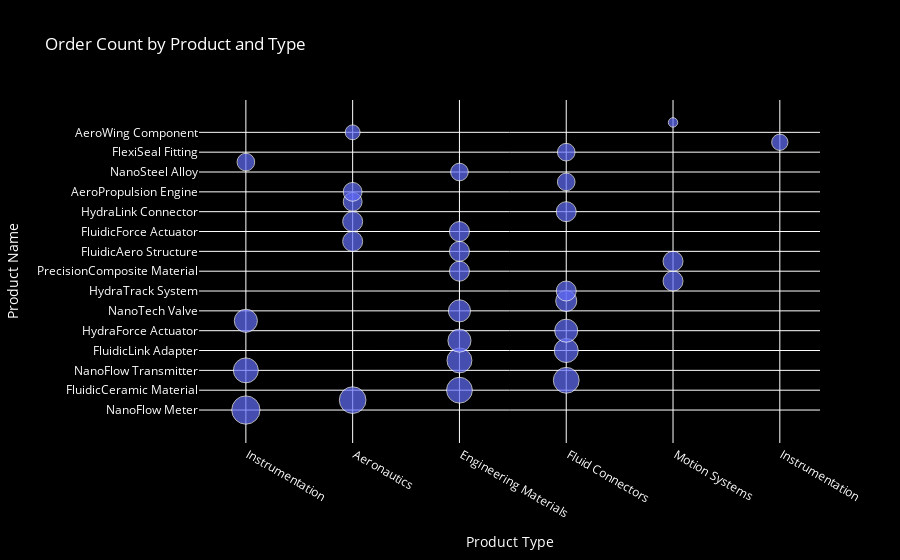

Here is the notebook cell this chart was saved with:
### Code cell
fig = px.scatter(df, x='productType', y='productName', size='orderCount',
                 title='Order Count by Product and Type', hover_name='productName')
fig.update_layout(
    xaxis=dict(title='Product Type'),
    yaxis=dict(title='Product Name'),
    plot_bgcolor='black',   # Background color of the plot area
    paper_bgcolor='black',  # Background color of the chart area
    font=dict(color='white')  # Font color
)

fig.show()

### Figure 1 — Plotly figure (JSON) as saved in the notebook; plotly's stock layout.template omitted (floating-point values rounded to 4 significant figures)
{"data": [{"hovertemplate": "<b>%{hovertext}</b><br><br>productType=%{x}<br>productName=%{y}<br>orderCount=%{marker.size}<extra></extra>", "hovertext": ["NanoFlow Meter", "AeroRotor Blade", "FluidicCeramic Material", "HydraPulse Joint", "NanoFlow Transmitter", "FlexiRotor Blade", "FluidicLink Adapter", "FlexiFrame Fuselage", "HydraForce Actuator", "MotionSync Transmitter", "NanoTech Valve", "FlexiSeal Connector", "HydraTrack System", "NanoGlide Mechanism", "PrecisionComposite Material", "AeroMotion Actuator", "FluidicAero Structure", "NanoAero Winglet", "FluidicForce Actuator", "AeroGauge Indicator", "HydraLink Connector", "AeroPolymer Alloy", "AeroPropulsion Engine", "FlexiGrip Coupling", "NanoSteel Alloy", "PrecisionFlow Adapter", "FlexiSeal Fitting", "NanoProbe Analyzer", "AeroWing Component", "MotionMate Mechanism"], "legendgroup": "", "marker": {"color": "#636efa", "size": [18, 16, 15, 15, 14, 14, 13, 12, 12, 12, 11, 10, 9, 9, 9, 9, 9, 9, 9, 9, 9, 8, 8, 7, 7, 7, 7, 6, 5, 2], "sizemode": "area", "sizeref": 0.045, "symbol": "circle"}, "mode": "markers", "name": "", "orientation": "v", "showlegend": false, "type": "scatter", "x": [" Instrumentation     ", " Aeronautics         ", " Engineering Materials ", " Fluid Connectors    ", " Instrumentation     ", " Engineering Materials ", " Fluid Connectors    ", " Engineering Materials ", " Fluid Connectors    ", " Instrumentation     ", " Engineering Materials ", " Fluid Connectors    ", " Fluid Connectors    ", " Motion Systems      ", " Engineering Materials ", " Motion Systems      ", " Engineering Materials ", " Aeronautics         ", " Engineering Materials ", " Aeronautics         ", " Fluid Connectors    ", " Aeronautics         ", " Aeronautics         ", " Fluid Connectors    ", " Engineering Materials ", " Instrumentation     ", " Fluid Connectors    ", " Instrumentation   ", " Aeronautics         ", " Motion Systems      "], "xaxis": "x", "y": ["NanoFlow Meter", "AeroRotor Blade", "FluidicCeramic Material", "HydraPulse Joint", "NanoFlow Transmitter", "FlexiRotor Blade", "FluidicLink Adapter", "FlexiFrame Fuselage", "HydraForce Actuator", "MotionSync Transmitter", "NanoTech Valve", "FlexiSeal Connector", "HydraTrack System", "NanoGlide Mechanism", "PrecisionComposite Material", "AeroMotion Actuator", "FluidicAero Structure", "NanoAero Winglet", "FluidicForce Actuator", "AeroGauge Indicator", "HydraLink Connector", "AeroPolymer Alloy", "AeroPropulsion Engine", "FlexiGrip Coupling", "NanoSteel Alloy", "PrecisionFlow Adapter", "FlexiSeal Fitting", "NanoProbe Analyzer", "AeroWing Component", "MotionMate Mechanism"], "yaxis": "y"}], "layout": {"autosize": true, "font": {"color": "white"}, "legend": {"itemsizing": "constant", "tracegroupgap": 0}, "paper_bgcolor": "black", "plot_bgcolor": "black", "title": {"text": "Order Count by Product and Type"}, "xaxis": {"anchor": "y", "autorange": true, "domain": [0, 1], "range": [-0.3952, 5.35], "title": {"text": "Product Type"}, "type": "category"}, "yaxis": {"anchor": "x", "autorange": true, "domain": [0, 1], "range": [-5.106, 31.94], "title": {"text": "Product Name"}, "type": "category"}}}
